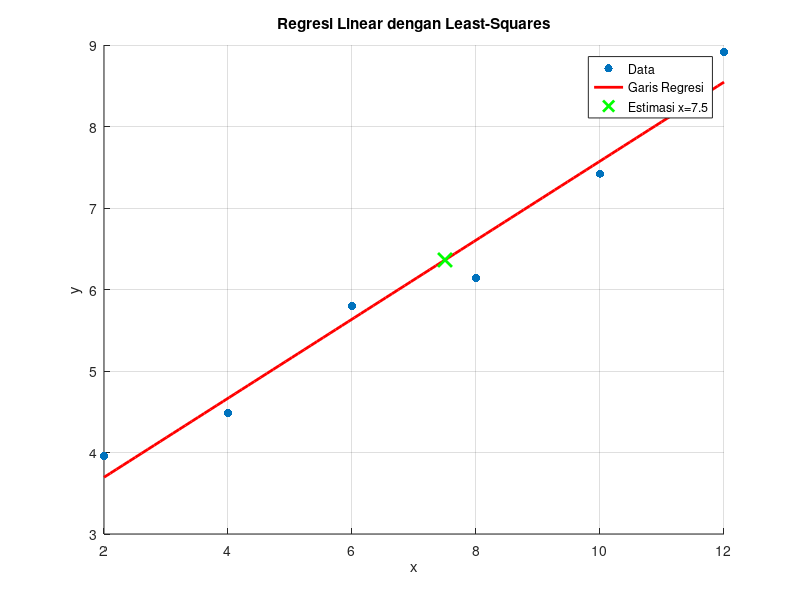

Here is the MATLAB script that generated this plot:
% Naufal Dzaky Fadholi
% 12322083

% Data dari tabel
x = [2 4 6 8 10 12]';
y = [3.9572 4.4854 5.8003 6.1419 7.4218 8.9157]';
% 1. Buat matriks d (data y)
d = y;
% 2. Buat matriks G (termasuk kolom x dan konstanta 1 untuk regresi linier)
G = [x ones(size(x))];
% 3. Hitung G transpose
Gt = G';
% 4. Hitung G transpose dikali G
GtG = Gt * G;
% 5. Inverskan (GtG)^-1
GtG_inv = inv(GtG);
% 6. Hitung model parameter (m) dengan least-squares
m = GtG_inv * Gt * d;
% m berisi [a; b], di mana a adalah kemiringan dan b adalah intercept
a = m(1);
b = m(2);
% 7. Gunakan model untuk estimasi y ketika x = 7.5
x_new = 7.5;
y_new = a * x_new + b;
% Tampilkan hasil
fprintf('Persamaan regresi: y = %.4fx + %.4f\n', a, b);
fprintf('Estimasi y untuk x = %.1f adalah %.4f\n', x_new, y_new);
% 8. Plot data dan garis regresi
scatter(x, y, 'bo', 'filled'); % Plot titik data
hold on;
x_fit = linspace(min(x), max(x), 100);
y_fit = a * x_fit + b;
plot(x_fit, y_fit, 'r-', 'LineWidth', 2); % Plot garis regresi
plot(x_new, y_new, 'gx', 'MarkerSize', 10, 'LineWidth', 2); % Plot estimasi
xlabel('x');
ylabel('y');
title('Regresi Linear dengan Least-Squares');
legend('Data', 'Garis Regresi', 'Estimasi x=7.5', 'Location', 'Best');
grid on;
hold off;
